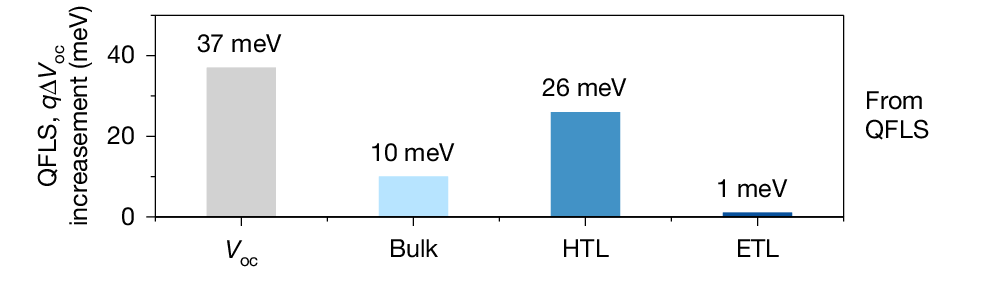

Here is the Python script that generated this plot:
import matplotlib.pyplot as plt
import numpy as np

# --- Data Simulation ---
vals = [37, 10, 26, 1]
labels = ['$V_{
m oc}$', 'Bulk', 'HTL', 'ETL']
colors = ['lightgray', '#BBDDFF', '#66AADD', '#1166AA']

# --- Plotting ---
fig, ax = plt.subplots(figsize=(4, 3), dpi=150)

# Bar Chart
bars = ax.bar(range(len(vals)), vals, color=colors, width=0.5)

# Value Labels
for bar, val in zip(bars, vals):
    ax.text(bar.get_x() + bar.get_width()/2, val + 2, f'{val} meV', ha='center', fontsize=11)

# Styling
ax.set_ylabel(r'QFLS, $q\Delta V_{
m oc}$' + '
increasement (meV)', fontsize=12)
ax.set_xticks(range(len(vals)))
ax.set_xticklabels(labels, fontsize=12)
ax.set_ylim(0, 50)

# Text "From QFLS"
ax.text(3.8, 25, 'From
QFLS', fontsize=12, va='center')

# Ticks
ax.tick_params(direction='in', top=False, right=False)

plt.tight_layout()
plt.show()
